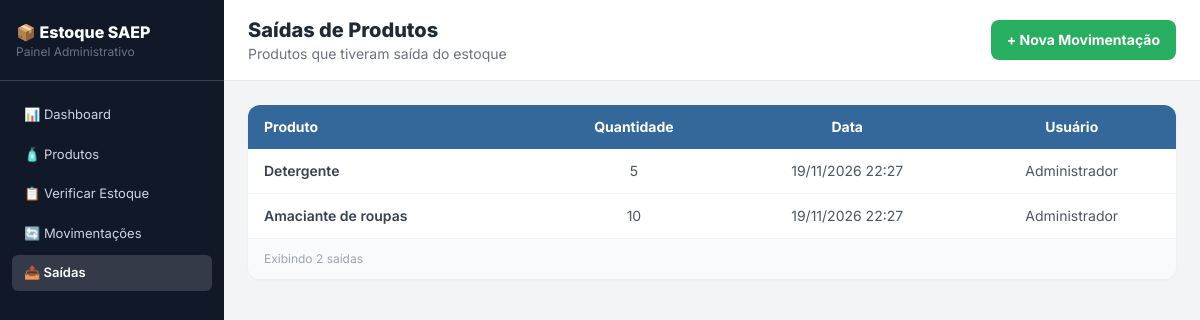
The page /saidas.php on the database its author committed.
### tables this page shows
CREATE TABLE movimentacao (
    id_movimentacao INT AUTO_INCREMENT NOT NULL PRIMARY KEY,
    tipo VARCHAR(10) NOT NULL CHECK (tipo IN ('ENTRADA', 'SAIDA')),
    quantidade INTEGER NOT NULL,
    id_produto INTEGER NOT NULL,
    datetime_movimentacao DATETIME,
    id_user INTEGER NOT NULL,
    FOREIGN KEY (id_produto) REFERENCES produto(id_produto),
    FOREIGN KEY (id_user) REFERENCES `user`(id_user)
);

CREATE TABLE produto (
    id_produto INT AUTO_INCREMENT NOT NULL PRIMARY KEY,
    nome VARCHAR(100) NOT NULL,
    quantidade_estoque INTEGER NOT NULL,
    valor_unitario NUMERIC(10,2) NOT NULL,
    data_cadastro DATE NOT NULL DEFAULT (CURRENT_DATE)
);

CREATE TABLE `user` (
    id_user INT AUTO_INCREMENT NOT NULL PRIMARY KEY,
    nome VARCHAR(100) NOT NULL
);

### saidas.php (the view, shortened to what this page needs)
<?php
require_once __DIR__ . '/conexao.php';
require_once __DIR__ . '/includes/menu.php';
$sql = "SELECT m.quantidade, m.datetime_movimentacao, p.nome AS produto, u.nome AS usuario
        FROM movimentacao m
        JOIN produto p ON p.id_produto = m.id_produto
        LEFT JOIN `user` u ON u.id_user = m.id_user
        WHERE m.tipo = 'SAIDA'
        ORDER BY m.id_movimentacao DESC";
$saidas = $pdo->query($sql)->fetchAll();
?>
    <main class="flex-1 flex flex-col">
        <div class="bg-white border-b border-gray-200 px-6 py-4 flex items-center justify-between">
            <div>
                <h1 class="text-xl font-extrabold text-gray-800">Saídas de Produtos</h1>
                <p class="text-sm text-gray-500">Produtos que tiveram saída do estoque</p>
            </div>
            <a href="movimentacao_form.php" class="bg-senai-green text-white font-bold px-4 py-2.5 rounded-lg text-sm hover:bg-green-600 transition flex items-center gap-2">
                + Nova Movimentação
            </a>
        </div>
        <div class="p-6 flex-1">
            <div class="bg-white rounded-xl shadow-sm overflow-hidden">
                <table class="w-full text-sm">
                    <thead class="bg-senai-blue text-white">
                        <tr>
                            <th class="px-4 py-3 text-left">Produto</th>
                            <th class="px-4 py-3 text-center">Quantidade</th>
                            <th class="px-4 py-3 text-center">Data</th>
                            <th class="px-4 py-3 text-center">Usuário</th>
                        </tr>
                    </thead>
                    <tbody class="divide-y divide-gray-100">
                    <?php foreach ($saidas as $s): ?>
                        <tr class="hover:bg-gray-50 transition">
                            <td class="px-4 py-3 text-gray-700 font-semibold"><?= htmlspecialchars($s["produto"]) ?></td>
                            <td class="px-4 py-3 text-center text-gray-600"><?= $s["quantidade"] ?></td>
                            <td class="px-4 py-3 text-center text-gray-600"><?= date("d/m/Y H:i", strtotime($s["datetime_movimentacao"])) ?></td>
                            <td class="px-4 py-3 text-center text-gray-600"><?= htmlspecialchars($s["usuario"] ?? "-") ?></td>
                        </tr>
                    <?php endforeach; ?>
                    </tbody>
                </table>
                <div class="border-t border-gray-100 px-4 py-3 bg-gray-50">
                    <p class="text-xs text-gray-400">Exibindo <?= count($saidas) ?> saídas</p>
                </div>
            </div>
        </div>
    </main>
</body>
</html>

### includes/menu.php (style rules this page uses)
body { font-family: 'Inter', sans-serif; }

### rows shown on the page
movimentacao: id_produto.nome "Detergente", quantidade "5", datetime_movimentacao "19/11/2026 22:27", id_user.nome "Administrador"
movimentacao: id_produto.nome "Amaciante de roupas", quantidade "10", datetime_movimentacao "19/11/2026 22:27", id_user.nome "Administrador"

### other values the page prints
count($saidas) "2"
